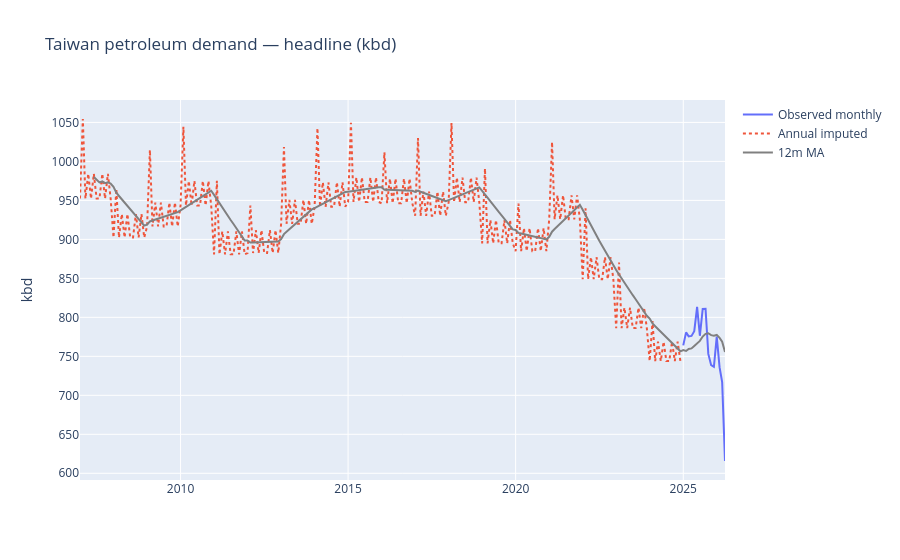

Source (notebook cell):
### Markdown cell above
## 2. Headline total (incl. naphtha)

### Code cell
total = headline.groupby(["date", "is_provisional"], as_index=False)["value_kbd"].sum()
obs = total[~total["is_provisional"]]
prov = total[total["is_provisional"]]

fig = go.Figure()
fig.add_trace(go.Scatter(x=obs["date"], y=obs["value_kbd"], mode="lines", name="Observed monthly"))
if len(prov):
    fig.add_trace(go.Scatter(x=prov["date"], y=prov["value_kbd"], mode="lines", name="Annual imputed", line=dict(dash="dot")))
roll = total.groupby("date", as_index=False)["value_kbd"].sum()["value_kbd"].rolling(12, min_periods=6).mean()
fig.add_trace(go.Scatter(x=total["date"], y=roll, mode="lines", name="12m MA", line=dict(color="gray")))
fig.update_layout(title="Taiwan petroleum demand — headline (kbd)", yaxis_title="kbd")
fig.show()

### Figure 1 — Plotly figure (JSON) as saved in the notebook; plotly's stock layout.template omitted (floating-point values rounded to 4 significant figures; data arrays with more than 128 entries replaced by an {"elided": "..."} marker saying what was removed)
{"data": [{"mode": "lines", "name": "Observed monthly", "type": "scatter", "x": ["2025-01-01T00:00:00.000000", "2025-02-01T00:00:00.000000", "2025-03-01T00:00:00.000000", "2025-04-01T00:00:00.000000", "2025-05-01T00:00:00.000000", "2025-06-01T00:00:00.000000", "2025-07-01T00:00:00.000000", "2025-08-01T00:00:00.000000", "2025-09-01T00:00:00.000000", "2025-10-01T00:00:00.000000", "2025-11-01T00:00:00.000000", "2025-12-01T00:00:00.000000", "2026-01-01T00:00:00.000000", "2026-02-01T00:00:00.000000", "2026-03-01T00:00:00.000000", "2026-04-01T00:00:00.000000"], "y": [764.0, 780.7, 775.5, 776.1, 782.2, 813.4, 776.4, 810.7, 810.9, 753.1, 738.7, 736.5, 775.2, 735.7, 716.9, 615.8]}, {"line": {"dash": "dot"}, "mode": "lines", "name": "Annual imputed", "type": "scatter", "x": {"elided": "216 str values"}, "y": {"elided": "216 float values"}}, {"line": {"color": "gray"}, "mode": "lines", "name": "12m MA", "type": "scatter", "x": {"elided": "232 str values"}, "y": {"elided": "232 float values"}}], "layout": {"title": {"text": "Taiwan petroleum demand — headline (kbd)"}, "yaxis": {"title": {"text": "kbd"}}}}
